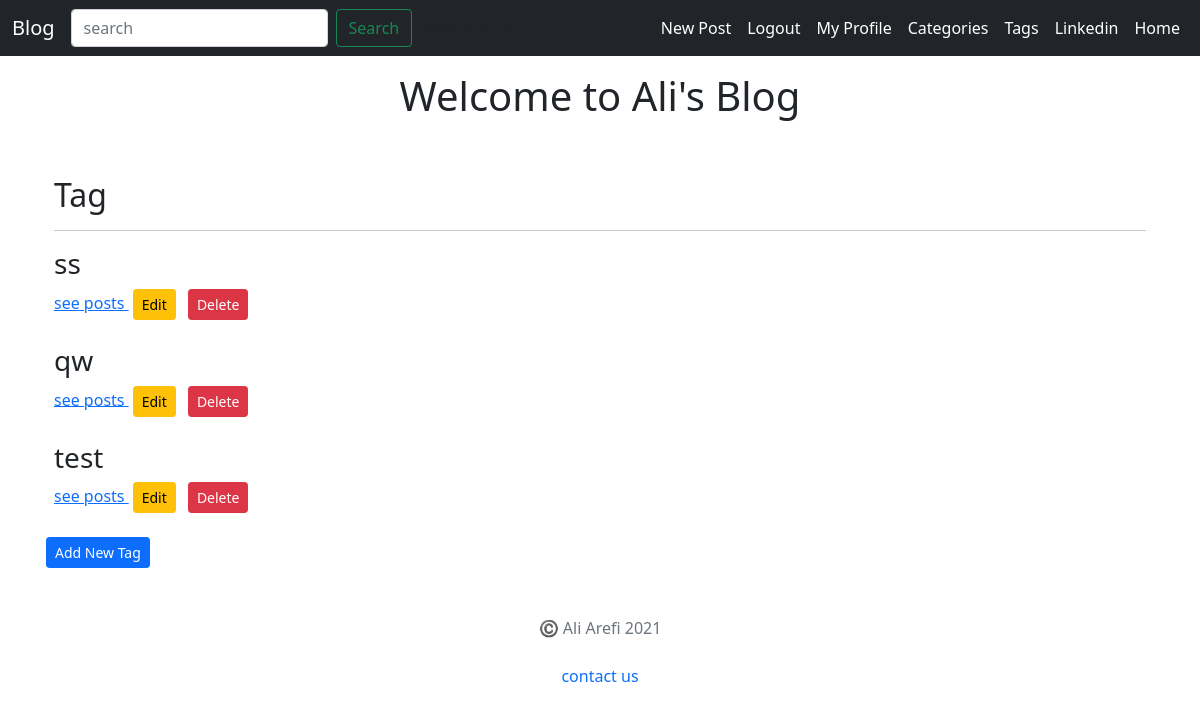
/blog/tag-list (signed in), run on an earlier commit of the app's database.
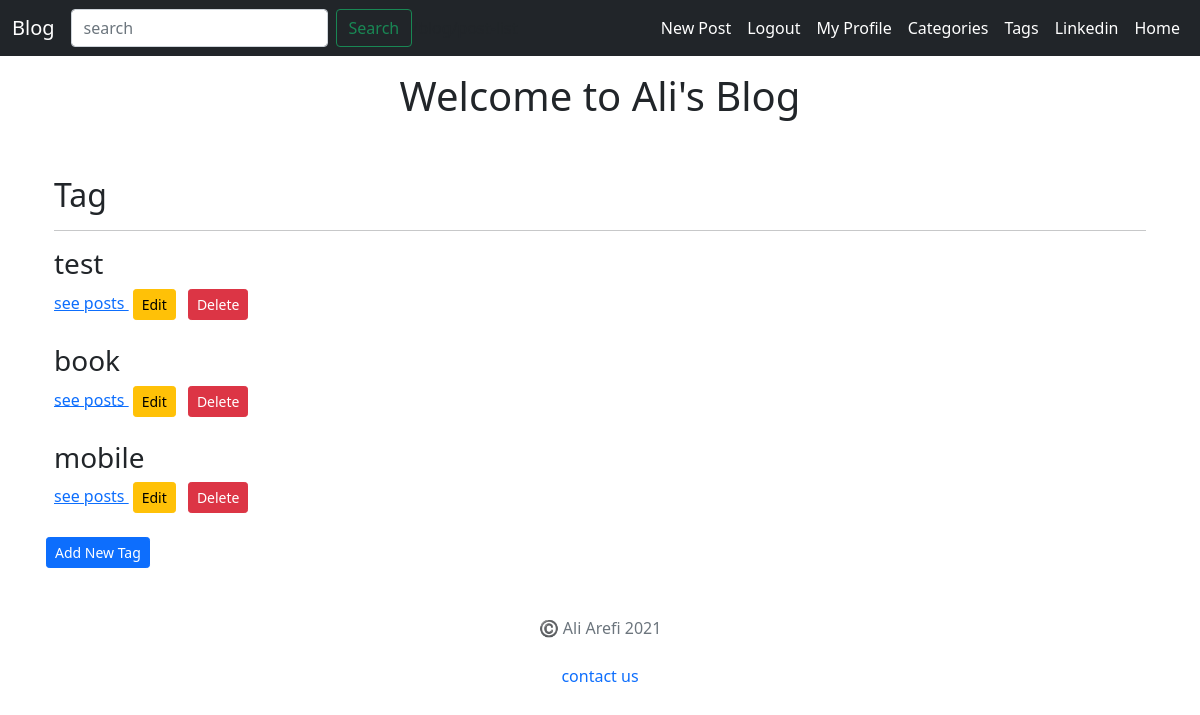
And on a later commit of the database.
### post/models.py (models this page shows, shortened)
class Tag(models.Model):
    name = models.CharField(max_length=50)

### post/views.py (the view)
# urls.py: path('tag-list', TagListView.as_view(), name='tag_list'),
class TagListView(LoginRequiredMixin, ListView):
    login_url = 'login'
    model = Tag

### post/templates/post/tag_list.html
{% extends "post/base.html" %}
{% block content %}
  <div class="container">
  <h1 class = "text-center pt-3">Welcome to Ali's Blog</h1>
  <br/>
  <br/>
  <h2>Tag</h2>
  <hr />
  {% for tag in object_list %}
  <h3>{{ tag.name }}</h3><a href="{% url 'tag_post' id=tag.id  %}">see posts </a>
  {% if  user.is_staff%}
    <a href="{% url 'tag_edit' pk=tag.id %}" class="btn btn-warning btn-sm mx-1" >Edit</a>
  <a href="{% url 'tag_delete' pk=tag.id %}" class="btn btn-danger btn-sm mx-1" >Delete</a>
    {% endif %}
  <br />
  <br/>
  {% endfor %}
  </div>
  <a href="{% url 'tag_create' %}" class="btn btn-primary btn-sm mx-1" >Add New Tag</a>
{% endblock content %}

### post/templates/post/base.html (shortened to what this page needs)
<!doctype html>
<html lang="en">
<head>
  <link href="https://cdn.jsdelivr.net/npm/bootstrap@5.0.2/dist/css/bootstrap.min.css" rel="stylesheet"
>
</head>
<body>
  <header>
    <nav class="navbar navbar-expand-lg navbar-dark bg-dark">
      <div class="container-fluid">
        <a class="navbar-brand" href="{% url 'post_list'%}">Blog</a>
        <form action="{% url 'search' %}" class="d-flex">
        <input class="form-control me-2" type="search" name="search_box" placeholder="search" aria-label="Search">
        <button class="btn btn-outline-success" type="submit">Search</button>
      </form>
        <div class="collapse navbar-collapse" id="navbarNav">
          <div class="navbar-nav ms-auto">
            {% if  user.username %}
              <a class="nav-link active" href="{% url 'post_create'%}">New Post</a>
              <a class="nav-link active" href="{% url 'logout'%}">Logout</a>
              <a class="nav-link active" href="{% url 'profile' pk=user.id%}">My Profile</a>
            {% else %}
              <a class="nav-link active" href="{% url 'login'%}">Login</a>
              <a class="nav-link active" href="{% url 'signup'%}">Signup</a>
            {% endif %}
            <a class="nav-link active" href="{% url 'category_list'%}">Categories</a>
            <a class="nav-link active" href="{% url 'tag_list'%}">Tags</a>
            <a class="nav-link active" href="https://www.linkedin.com/in/ali-arefi-b8453858">Linkedin</a>
            <a class="nav-link active" href="{% url 'dashboard'%}">Home</a>
          </div>
        </div>
      </div>
    </nav>
  </header>
  <main>
    <div class="container">
      {% block content %}
      {% endblock %}
    </div>
  </main>
  <footer class="text-muted py-5">
    <div class="container text-center">
      <p> ©️ Ali Arefi {% now "Y"%}</p>
      <a class="nav-link active" href="{% url 'contact'%}">contact us</a>
    </div>
  </footer>
</body>
</html>

What changed in the data, as far as the page shows it:
removed Tag: name "ss"
removed Tag: name "qw"
added Tag: name "book"
added Tag: name "mobile"
